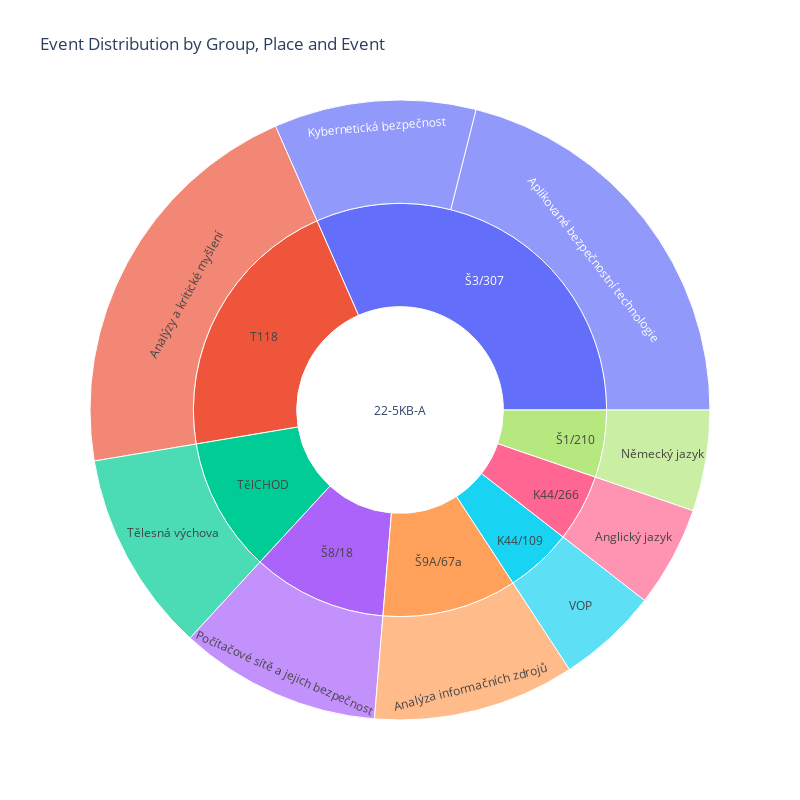
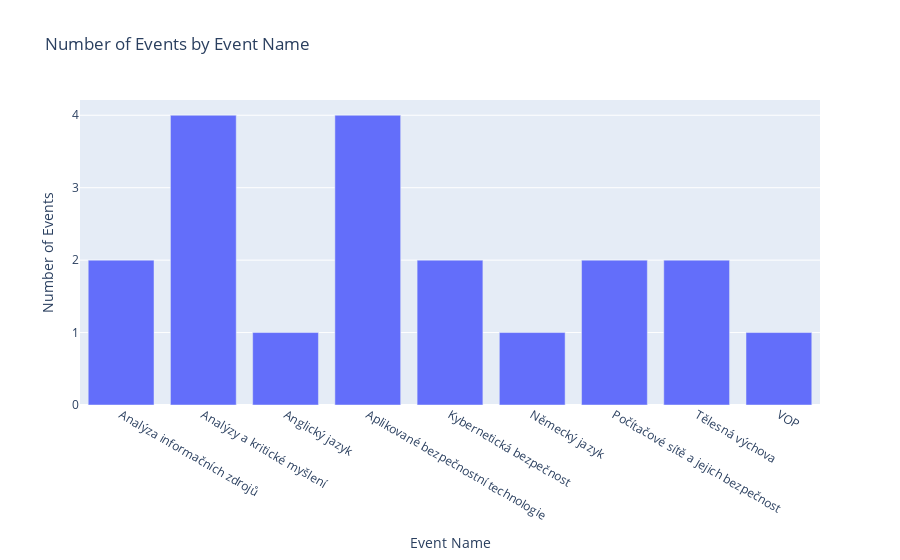

Here is the notebook cell these charts were saved with, in order:
### Markdown cell above
<b>Grafy</b>

### Code cell
with open("result_hard_data.json", "r") as file:
    data = json.load(file)

createGraphs(data)

### Figure 1 — Plotly figure (JSON) as saved in the notebook; plotly's stock layout.template omitted (floating-point values rounded to 4 significant figures)
{"data": [{"branchvalues": "total", "domain": {"x": [0, 1], "y": [0, 1]}, "hovertemplate": "labels=%{label}<br>count=%{value}<br>parent=%{parent}<br>id=%{id}<extra></extra>", "ids": ["22-5KB-A/Š9A/67a/Analýza informačních zdrojů", "22-5KB-A/T118/Analýzy a kritické myšlení", "22-5KB-A/K44/266/Anglický jazyk", "22-5KB-A/Š3/307/Aplikované bezpečnostní technologie", "22-5KB-A/Š3/307/Kybernetická bezpečnost", "22-5KB-A/Š1/210/Německý jazyk", "22-5KB-A/Š8/18/Počítačové sítě a jejich bezpečnost", "22-5KB-A/TělCHOD/Tělesná výchova", "22-5KB-A/K44/109/VOP", "22-5KB-A/K44/109", "22-5KB-A/K44/266", "22-5KB-A/T118", "22-5KB-A/TělCHOD", "22-5KB-A/Š1/210", "22-5KB-A/Š3/307", "22-5KB-A/Š8/18", "22-5KB-A/Š9A/67a", "22-5KB-A"], "labels": ["Analýza informačních zdrojů", "Analýzy a kritické myšlení", "Anglický jazyk", "Aplikované bezpečnostní technologie", "Kybernetická bezpečnost", "Německý jazyk", "Počítačové sítě a jejich bezpečnost", "Tělesná výchova", "VOP", "K44/109", "K44/266", "T118", "TělCHOD", "Š1/210", "Š3/307", "Š8/18", "Š9A/67a", "22-5KB-A"], "name": "", "parents": ["22-5KB-A/Š9A/67a", "22-5KB-A/T118", "22-5KB-A/K44/266", "22-5KB-A/Š3/307", "22-5KB-A/Š3/307", "22-5KB-A/Š1/210", "22-5KB-A/Š8/18", "22-5KB-A/TělCHOD", "22-5KB-A/K44/109", "22-5KB-A", "22-5KB-A", "22-5KB-A", "22-5KB-A", "22-5KB-A", "22-5KB-A", "22-5KB-A", "22-5KB-A", ""], "type": "sunburst", "values": [2, 4, 1, 4, 2, 1, 2, 2, 1, 1, 1, 4, 2, 1, 6, 2, 2, 19]}], "layout": {"height": 800, "legend": {"tracegroupgap": 0}, "title": {"text": "Event Distribution by Group, Place and Event"}, "width": 800}}

### Figure 2 — Plotly figure (JSON) as saved in the notebook; plotly's stock layout.template omitted (floating-point values rounded to 4 significant figures)
{"data": [{"alignmentgroup": "True", "hovertemplate": "Event Name=%{x}<br>Number of Events=%{y}<extra></extra>", "legendgroup": "", "marker": {"color": "#636efa", "pattern": {"shape": ""}}, "name": "", "offsetgroup": "", "orientation": "v", "showlegend": false, "textposition": "auto", "type": "bar", "x": ["Analýza informačních zdrojů", "Analýzy a kritické myšlení", "Anglický jazyk", "Aplikované bezpečnostní technologie", "Kybernetická bezpečnost", "Německý jazyk", "Počítačové sítě a jejich bezpečnost", "Tělesná výchova", "VOP"], "xaxis": "x", "y": [2, 4, 1, 4, 2, 1, 2, 2, 1], "yaxis": "y"}], "layout": {"barmode": "group", "legend": {"tracegroupgap": 0}, "title": {"text": "Number of Events by Event Name"}, "xaxis": {"anchor": "y", "domain": [0, 1], "title": {"text": "Event Name"}}, "yaxis": {"anchor": "x", "domain": [0, 1], "dtick": 1, "tickmode": "linear", "title": {"text": "Number of Events"}}}}
